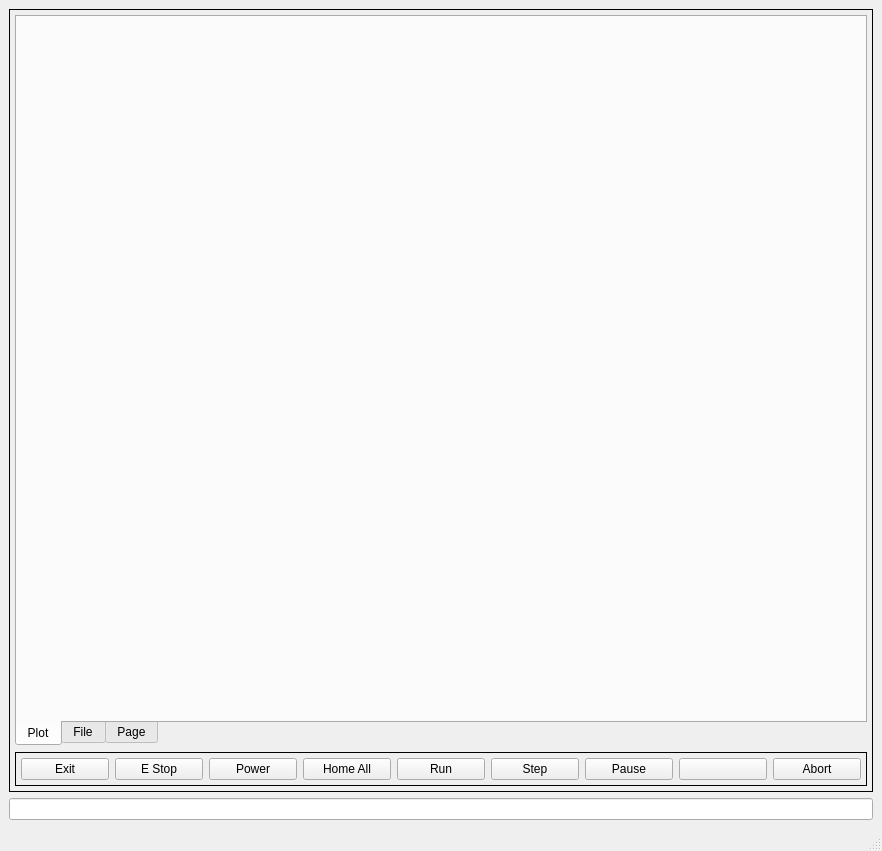
<?xml version="1.0" encoding="UTF-8"?>
<ui version="4.0">
 <class>MainWindow</class>
 <widget class="QMainWindow" name="MainWindow">
  <property name="geometry">
   <rect>
    <x>0</x>
    <y>0</y>
    <width>882</width>
    <height>851</height>
   </rect>
  </property>
  <property name="sizePolicy">
   <sizepolicy hsizetype="Fixed" vsizetype="Fixed">
    <horstretch>0</horstretch>
    <verstretch>0</verstretch>
   </sizepolicy>
  </property>
  <property name="windowTitle">
   <string>MainWindow</string>
  </property>
  <widget class="QWidget" name="centralwidget">
   <layout class="QVBoxLayout" name="verticalLayout">
    <item>
     <widget class="QFrame" name="verticalFrame">
      <property name="frameShape">
       <enum>QFrame::Box</enum>
      </property>
      <layout class="QVBoxLayout" name="verticalLayout_2">
       <property name="leftMargin">
        <number>5</number>
       </property>
       <property name="topMargin">
        <number>5</number>
       </property>
       <property name="rightMargin">
        <number>5</number>
       </property>
       <property name="bottomMargin">
        <number>5</number>
       </property>
       <item>
        <widget class="QTabWidget" name="tabWidget">
         <property name="tabPosition">
          <enum>QTabWidget::South</enum>
         </property>
         <property name="currentIndex">
          <number>0</number>
         </property>
         <widget class="QWidget" name="tab">
          <attribute name="title">
           <string>Plot</string>
          </attribute>
          <layout class="QGridLayout" name="gridLayout_2"/>
         </widget>
         <widget class="QWidget" name="tab_2">
          <attribute name="title">
           <string>File</string>
          </attribute>
          <layout class="QGridLayout" name="gridLayout_4">
           <item row="0" column="0">
            <widget class="QFrame" name="gridFrame">
             <property name="frameShape">
              <enum>QFrame::Box</enum>
             </property>
             <layout class="QGridLayout" name="gridLayout_3">
              <property name="leftMargin">
               <number>5</number>
              </property>
              <property name="topMargin">
               <number>5</number>
              </property>
              <property name="rightMargin">
               <number>5</number>
              </property>
              <property name="bottomMargin">
               <number>5</number>
              </property>
              <item row="1" column="2">
               <widget class="QPushButton" name="pushButton_2">
                <property name="text">
                 <string>PushButton</string>
                </property>
               </widget>
              </item>
              <item row="1" column="0">
               <widget class="QPushButton" name="navParent">
                <property name="text">
                 <string>Parent</string>
                </property>
               </widget>
              </item>
              <item row="0" column="0" colspan="3">
               <widget class="FileSystemTable" name="filesystemtable"/>
              </item>
              <item row="1" column="1">
               <widget class="QPushButton" name="pushButton_9">
                <property name="text">
                 <string>PushButton</string>
                </property>
               </widget>
              </item>
             </layout>
            </widget>
           </item>
          </layout>
         </widget>
         <widget class="QWidget" name="tab_3">
          <attribute name="title">
           <string>Page</string>
          </attribute>
         </widget>
        </widget>
       </item>
       <item>
        <widget class="QFrame" name="horizontalFrame">
         <property name="frameShape">
          <enum>QFrame::Box</enum>
         </property>
         <layout class="QHBoxLayout" name="horizontalLayout">
          <property name="leftMargin">
           <number>5</number>
          </property>
          <property name="topMargin">
           <number>5</number>
          </property>
          <property name="rightMargin">
           <number>5</number>
          </property>
          <property name="bottomMargin">
           <number>5</number>
          </property>
          <item>
           <widget class="ActionButton" name="actionbutton_9">
            <property name="text">
             <string>Exit</string>
            </property>
           </widget>
          </item>
          <item>
           <widget class="ActionButton" name="actionbutton_8">
            <property name="text">
             <string>E Stop</string>
            </property>
            <property name="checkable">
             <bool>true</bool>
            </property>
            <property name="actionName" stdset="0">
             <string>machine.estop.toggle</string>
            </property>
           </widget>
          </item>
          <item>
           <widget class="ActionButton" name="actionbutton_7">
            <property name="text">
             <string>Power</string>
            </property>
            <property name="checkable">
             <bool>true</bool>
            </property>
            <property name="actionName" stdset="0">
             <string>machine.power.toggle</string>
            </property>
           </widget>
          </item>
          <item>
           <widget class="ActionButton" name="actionbutton_6">
            <property name="text">
             <string>Home All</string>
            </property>
            <property name="rules" stdset="0">
             <string>[{&quot;channels&quot;: [{&quot;url&quot;: &quot;status:all_axes_homed&quot;, &quot;trigger&quot;: true}], &quot;property&quot;: &quot;Text&quot;, &quot;expression&quot;: &quot;'Homed' if ch[0] else 'Home All'&quot;, &quot;name&quot;: &quot;New Rule&quot;}]</string>
            </property>
            <property name="actionName" stdset="0">
             <string>machine.home.all</string>
            </property>
           </widget>
          </item>
          <item>
           <widget class="ActionButton" name="actionbutton_5">
            <property name="text">
             <string>Run</string>
            </property>
            <property name="actionName" stdset="0">
             <string>program.run</string>
            </property>
           </widget>
          </item>
          <item>
           <widget class="ActionButton" name="actionbutton_4">
            <property name="text">
             <string>Step</string>
            </property>
            <property name="actionName" stdset="0">
             <string>program.step</string>
            </property>
           </widget>
          </item>
          <item>
           <widget class="ActionButton" name="actionbutton_3">
            <property name="text">
             <string>Pause</string>
            </property>
           </widget>
          </item>
          <item>
           <widget class="ActionButton" name="actionbutton_2"/>
          </item>
          <item>
           <widget class="ActionButton" name="actionbutton">
            <property name="text">
             <string>Abort</string>
            </property>
           </widget>
          </item>
         </layout>
        </widget>
       </item>
      </layout>
     </widget>
    </item>
    <item>
     <widget class="MDIEntry" name="mdientry_2"/>
    </item>
   </layout>
  </widget>
  <widget class="QStatusBar" name="statusbar"/>
  <action name="actionExit">
   <property name="text">
    <string>Exit</string>
   </property>
   <property name="shortcut">
    <string>Ctrl+Q</string>
   </property>
  </action>
  <action name="actionOPEN">
   <property name="text">
    <string>oPEN</string>
   </property>
  </action>
  <action name="actionOpen">
   <property name="text">
    <string>Open</string>
   </property>
   <property name="shortcut">
    <string>Ctrl+O</string>
   </property>
  </action>
  <action name="actionFullscreen">
   <property name="checkable">
    <bool>true</bool>
   </property>
   <property name="text">
    <string>Fullscreen</string>
   </property>
   <property name="shortcut">
    <string>F11</string>
   </property>
  </action>
 </widget>
 <customwidgets>
  <customwidget>
   <class>ActionButton</class>
   <extends>QPushButton</extends>
   <header>qtpyvcp.widgets.button_widgets.action_button</header>
  </customwidget>
  <customwidget>
   <class>MDIEntry</class>
   <extends>QLineEdit</extends>
   <header>qtpyvcp.widgets.input_widgets.mdientry_widget</header>
  </customwidget>
  <customwidget>
   <class>FileSystemTable</class>
   <extends>QTableView</extends>
   <header>qtpyvcp.widgets.input_widgets.file_system</header>
  </customwidget>
 </customwidgets>
 <resources/>
 <connections>
  <connection>
   <sender>navParent</sender>
   <signal>clicked()</signal>
   <receiver>filesystemtable</receiver>
   <slot>viewParentDirectory()</slot>
   <hints>
    <hint type="sourcelabel">
     <x>175</x>
     <y>930</y>
    </hint>
    <hint type="destinationlabel">
     <x>399</x>
     <y>241</y>
    </hint>
   </hints>
  </connection>
 </connections>
</ui>
